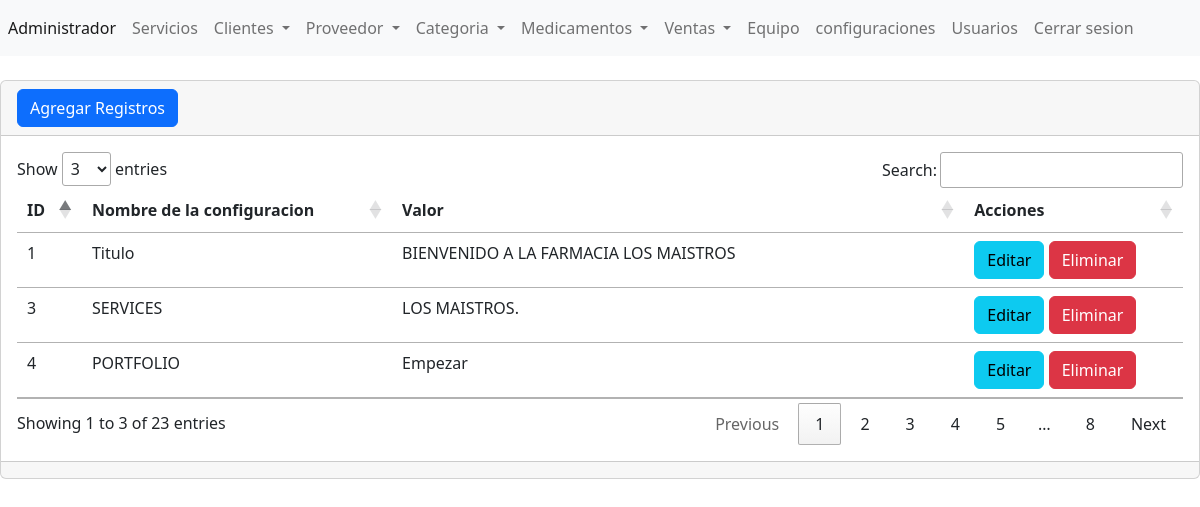
/DesarrolloWeb_ProyectoFinal_GRUPO/Practica/admin/secciones/configuraciones/index.php (signed in), run on the app's committed database.
### tables this page shows
CREATE TABLE IF NOT EXISTS `tbl_configuraciones` (
  `ID` int NOT NULL AUTO_INCREMENT,
  `nombreconfiguracion` varchar(255) NOT NULL,
  `valor` varchar(255) NOT NULL,
  PRIMARY KEY (`ID`)
);

### DesarrolloWeb_ProyectoFinal_GRUPO/Practica/admin/secciones/configuraciones/index.php (the view, shortened to what this page needs)
<?php
include("../../bd.php");
$sentencia = $conexion->prepare("SELECT * FROM tbl_configuraciones ORDER BY ID ASC");
$sentencia->execute();
$lista_configuraciones=$sentencia->fetchAll(PDO::FETCH_ASSOC);
include("../../templates/header.php");
?>
<div class="card">
    <div class="card-header">
    <a name="" id="" class="btn btn-primary" href="crear.php" role="button">Agregar Registros</a>
    </div>
    <div class="card-body">
  <div class="table-responsive-sm">
    <table class="table">
        <thead>
            <tr>
                <th scope="col">ID</th>
                <th scope="col">Nombre de la configuracion </th>
                <th scope="col">Valor </th>
                <th scope="col">Acciones </th>
            </tr>
        </thead>
        <tbody>
        <?php  foreach($lista_configuraciones as $registros){  ?>
            <tr class="">
                <td scope="row"><?php echo $registros['ID']; ?></td>
                <td><?php echo $registros['nombreconfiguracion']; ?></td>
                <td><?php echo $registros['valor']; ?></td>
                <td> <a name="" id="" class="btn btn-info" href="editar.php?txtID=<?php echo $registros['ID']; ?> role="button">Editar</a>
                <a name="" id="" class="btn btn-danger" href="index.php?txtID=<?php echo $registros['ID']; ?> role="button">Eliminar</a> </td>
            </tr>
            <?php } ?>
        </tbody>
    </table>
  </div>
    </div>
    <div class="card-footer text-muted">
    </div>
</div>
<?php
include("../../templates/footer.php");
?>

### data on the page
tbl_configuraciones: ID "1", nombreconfiguracion "Titulo", valor "BIENVENIDO A LA FARMACIA LOS MAISTROS"
tbl_configuraciones: ID "3", nombreconfiguracion "SERVICES", valor "LOS MAISTROS."
tbl_configuraciones: ID "4", nombreconfiguracion "PORTFOLIO", valor "Empezar"
